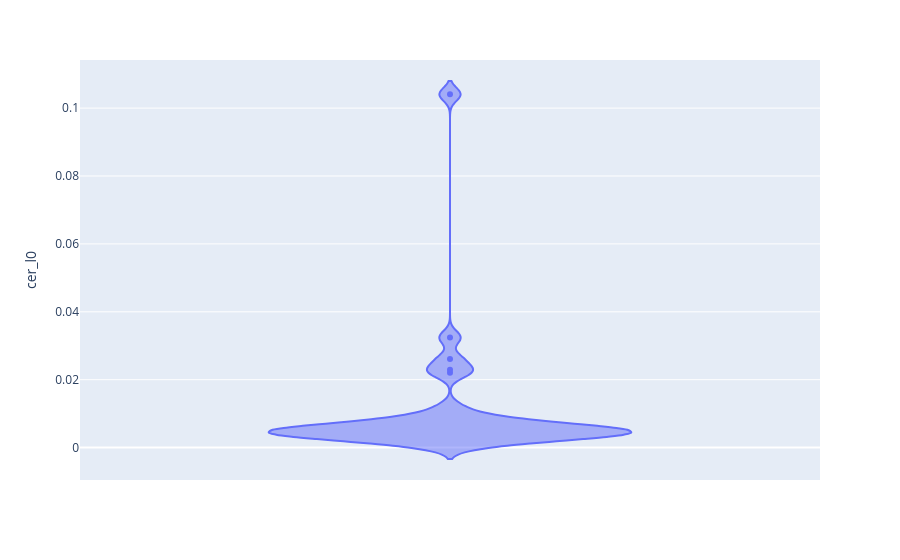

Notebook code cell kept with this figure:
### Code cell
fig = px.violin(results_devanagari_hindi, y="cer_l0",
          )
fig.show()

### Figure 1 — Plotly figure (JSON) as saved in the notebook; plotly's stock layout.template omitted (floating-point values rounded to 4 significant figures)
{"data": [{"alignmentgroup": "True", "box": {"visible": false}, "hovertemplate": "cer_l0=%{y}<extra></extra>", "legendgroup": "", "marker": {"color": "#636efa"}, "name": "", "offsetgroup": "", "orientation": "v", "scalegroup": "True", "showlegend": false, "type": "violin", "x0": " ", "xaxis": "x", "y": [0.005109, 0.006695, 0.00173, 0.01161, 0.008392, 0.004638, 0.006127, 0.02201, 0.002966, 0.1041, 0.0324, 0.005547, 0.003106, 0.02607, 0.003335, 0.005453, 0.006395, 0.00298, 0.008974, 0.003016, 0.02291, 0.004624, 0.004115, 0.0005643, 0.004638, 0.006274, 0.00345, 0.007069, 0.004505, 0.004268], "y0": " ", "yaxis": "y"}], "layout": {"legend": {"tracegroupgap": 0}, "margin": {"t": 60}, "violinmode": "group", "xaxis": {"anchor": "y", "domain": [0, 1]}, "yaxis": {"anchor": "x", "domain": [0, 1], "title": {"text": "cer_l0"}}}}
